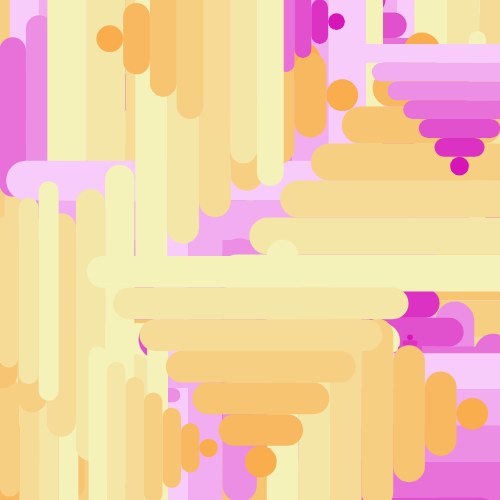
Frame 1 (no input)
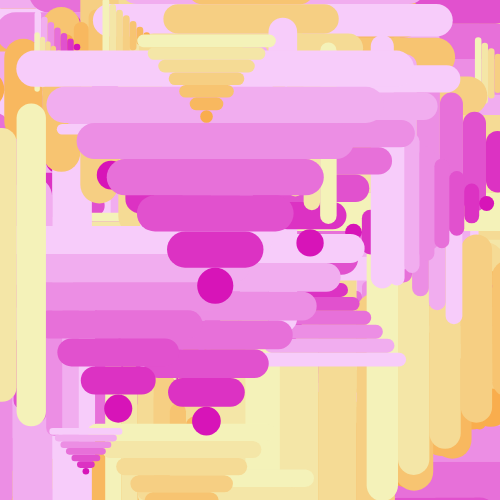
Frame 2 (the mouse pressed at the canvas centre, redrawn once)

The p5.js sketch that drew these frames (run headless with seeded random() and noise() and a simulated clock; the mouse was pressed at the canvas centre and the sketch redrawn once):

// p5.js sketch
// ── sketch.js
// Day 6 of my generative art challenge
// Inspiration from https://sasj.tumblr.com/post/626728800007389184/geometric-shapes-200817
// Wrote the code by myself

const CANVAS_SIZE = 500;
const TOTAL_STEPS = 6;
const PINKS = ['#D714B8',
  '#DC32C3',
  '#E151CE',
  '#E770D9',
  '#EC8EE4',
  '#F1ADEF',
  '#F7CCFA'];
const ORANGES = ['#F9AD4D',
  '#F8B85F',
  '#F7C471',
  '#F6CF83',
  '#F5DB95',
  '#F4E6A7',
  '#F4F2B9'];

function setup() {
  createCanvas(CANVAS_SIZE, CANVAS_SIZE);
  noLoop();
}

function draw() {
  for (let i = 0; i < 100; i ++) {
    const main = random() < 0.5 ? -1 : 1;
    const side = random() < 0.5 ? -1 : 1;
    const color = random() < 0.5 ? -1 : 1;
    const x = random(20, 480);
    const y = random(20, 480);
    const length = random(40, 400);
    strokeWeight(length / 10);
    drawPyramid(x, y, main, side, color, length, TOTAL_STEPS);
  }
}

const drawPyramid = (x, y, main, side, color, totalLength, steps) => {
  const length = totalLength * steps / TOTAL_STEPS;
  if (color == 1) {
    stroke(ORANGES[steps]);
  } else {
    stroke(PINKS[steps]);
  }

  if (main == 1) {
    line(x - length / 2, y, x + length / 2, y);
  } else {
    line(x, y - length / 2, x, y + length / 2);
  }

  if (steps > 0) {
    if (main == 1) {
      drawPyramid(x, y + side * totalLength / 10, main, side, color,
          totalLength, steps - 1);
    } else {
      drawPyramid(x + side * totalLength / 10, y, main, side, color,
          totalLength, steps - 1);
    }
  }
};
